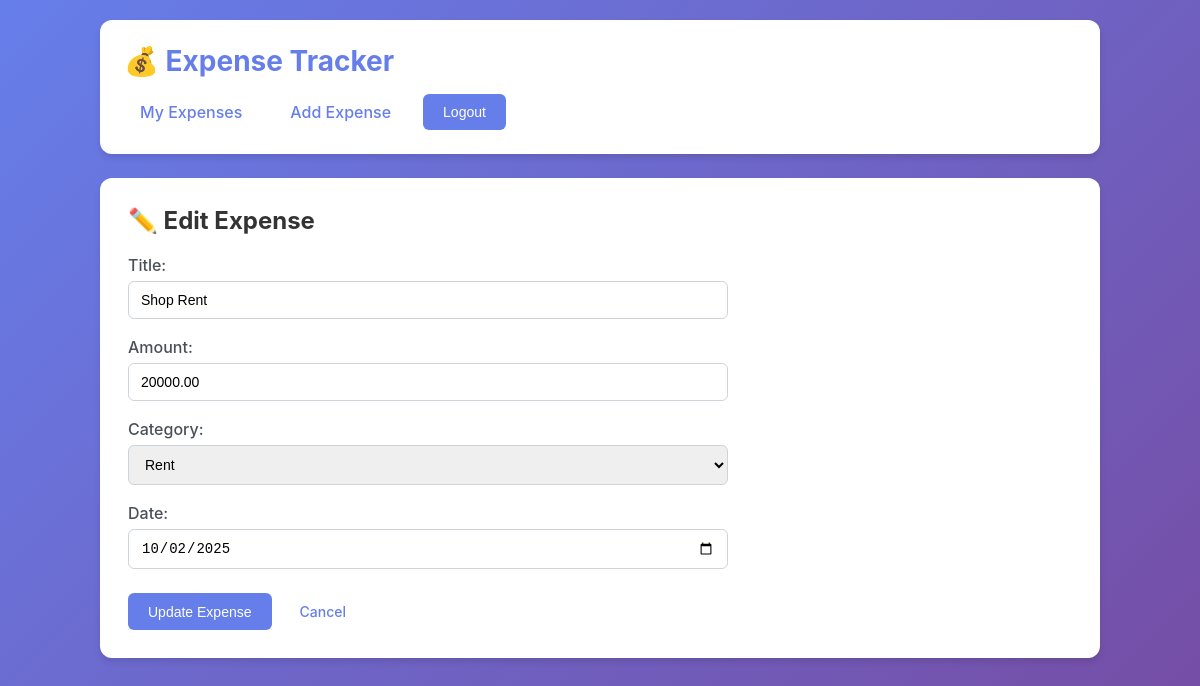
The page /expenses/6/edit/ (signed in) on the database its author committed.
### expenses/models.py (models this page shows, shortened)
class Expense(models.Model):
    CATEGORY_CHOICES = [
        ('Food','Food'),
        ('Transport','Transport'),
        ('Rent','Rent'),
        ('Utilities','Utilities'),
        ('Other','Other'),
    ]
    title = models.CharField(max_length=255)
    amount = models.DecimalField(max_digits=10, decimal_places=2)
    category = models.CharField(max_length=50, choices=CATEGORY_CHOICES, default='Other')
    date = models.DateField()
    user = models.ForeignKey(settings.AUTH_USER_MODEL, on_delete=models.CASCADE, related_name='expenses')
    created_at = models.DateTimeField(auto_now_add=True)
    class Meta:
        ordering = ["-date", "-created_at"]

### expenses/views.py (the view, shortened to what this page needs)
# urls.py: path("<int:pk>/edit/", ExpenseUpdateView.as_view(), name="edit"),
class ExpenseUpdateView(LoginRequiredMixin, ExpenseOwnerMixin, UpdateView):
    model = Expense
    form_class = ExpenseForm
    template_name = "expense_form.html"
    success_url = reverse_lazy("expenses:list")

### expenses/forms.py (shortened to what this page needs)
class ExpenseForm(forms.ModelForm):
    date = forms.DateField(widget=forms.DateInput(attrs={"type":"date"}))
    class Meta:
        model = Expense
        fields = ["title", "amount", "category", "date"]
        widgets = {
            "title": forms.TextInput(attrs={"placeholder":"e.g. Lunch at Cafe"}),
            "amount": forms.NumberInput(attrs={"step":"0.01", "min":"0.01"}),
        }

### expenses/views.py (called while the page is built)
    def test_func(self):
        expense = self.get_object()
        return expense.user == self.request.user

### expenses/templates/expense_form.html (shortened to what this page needs)
{% extends "base.html" %}
{% block content %}
  <h2>{% if object %}✏️ Edit Expense{% else %}➕ Add New Expense{% endif %}</h2>
  <form method="post" style="max-width: 600px;">
    <div class="field">
      {{ form.title.label_tag }}
      {{ form.title }}
    </div>
    <div class="field">
      {{ form.amount.label_tag }}
      {{ form.amount }}
    </div>
    <div class="field">
      {{ form.category.label_tag }}
      {{ form.category }}
    </div>
    <div class="field">
      {{ form.date.label_tag }}
      {{ form.date }}
    </div>
    <div style="display: flex; gap: 12px; margin-top: 24px;">
      <button type="submit" class="btn btn-primary">
        {% if object %}Update Expense{% else %}Save Expense{% endif %}
      </button>
      <a href="{% url 'expenses:list' %}" class="btn btn-link">Cancel</a>
    </div>
  </form>
{% endblock %}

### expenses/templates/base.html (style rules this page uses)
* { margin: 0; padding: 0; box-sizing: border-box; }
body { font-family: -apple-system, BlinkMacSystemFont, "Segoe UI", Roboto, "Helvetica Neue", Arial, sans-serif; background: linear-gradient(135deg, #667eea 0%, #764ba2 100%); min-height: 100vh; padding: 20px; color: #333; }
h2 { color: #333; margin-bottom: 20px; font-size: 24px; }
.btn { display: inline-block; padding: 10px 20px; border-radius: 6px; text-decoration: none; font-weight: 500; cursor: pointer; border: none; font-size: 14px; transition: all 0.3s ease; }
.btn-primary { background: #667eea; color: white; }
.btn-link { background: transparent; color: #667eea; padding: 10px 16px; }
form .field { margin-bottom: 18px; }
form label { display: block; margin-bottom: 6px; font-weight: 500; color: #495057; }
form input[type="text"], form input[type="number"], form input[type="date"], form input[type="password"], form input[type="email"], form select, form textarea { width: 100%; padding: 10px 12px; border: 1px solid #ced4da; border-radius: 6px; font-size: 14px; transition: border-color 0.3s ease; }

### rows shown on the page
Expense: title "Shop Rent", amount "20000.00", category "Rent", date "10/02/2025"
